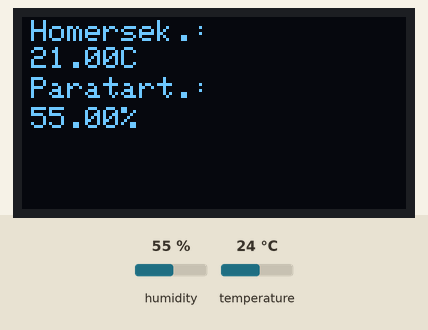
Bench run of a sketch on a simulated ESP8266 (NodeMCU). Parts: 128×64 one-colour display. The test bench sets the inputs (shaded band); at power-on: humidity 55 %, temperature 24 °C. WiFi joins after 1.5 s; servers stay silent unless stated; the display library's start-up logo is not drawn; web services answer with replies made up by the test bench; what the sketch prints to the serial monitor is not drawn.

Above: at 3.9 s.

The sketch:

dhtThingSpeakComOled.ino
```cpp
#include <ESP8266WiFi.h>
#include "DHT.h"
#include <Adafruit_SSD1306.h>

/***************************
 * Begin Settings
 **************************/


const char* ssid     = "**********";
const char* password = "*********";

const char* host = "api.thingspeak.com";

const char* THINGSPEAK_API_KEY = "**********";

// Oled display Settings
#define OLED_RESET 0
Adafruit_SSD1306 display(OLED_RESET);

#define NUMFLAKES 10
#define XPOS 0
#define YPOS 1
#define DELTAY 2

// DHT Settings
#define DHTPIN 2
#define DHTTYPE DHT11

// Update every 600 seconds = 10 minutes. Min with Thingspeak is ~20 seconds
const int UPDATE_INTERVAL_SECONDS = 600;

/***************************
 * End Settings
 **************************/

// Initialize the temperature/ humidity sensor
DHT dht(DHTPIN, DHTTYPE);

void setup() {
  Serial.begin(115200);
  delay(10);

  // set display
  display.begin(SSD1306_SWITCHCAPVCC, 0x3C);
  display.display();
  delay(2000);
  display.clearDisplay();

  // We start by connecting to a WiFi network

  Serial.println();
  Serial.println();
  Serial.print("Connecting to ");
  Serial.println(ssid);

  WiFi.begin(ssid, password);

  while (WiFi.status() != WL_CONNECTED) {
    delay(500);
    Serial.print(".");
  }

  Serial.println("");
  Serial.println("WiFi connected");
  Serial.println("IP address: ");
  Serial.println(WiFi.localIP());
}

void showTemp(float temp,float hud) {
  display.setTextSize(1);
  display.setTextColor(WHITE);
  display.setCursor(3,1);
  display.println("Homersek.:");
  display.setCursor(3,10);
  display.print(temp);
  display.println("C");
  display.setCursor(3,20);
  display.println("Paratart.:");
  display.setCursor(3,30);
  display.print(hud);
  display.println("%");
  display.display();
  display.clearDisplay();
}

void loop() {
    Serial.print("connecting to ");
    Serial.println(host);

    // Use WiFiClient class to create TCP connections
    WiFiClient client;
    const int httpPort = 80;
    if (!client.connect(host, httpPort)) {
      Serial.println("connection failed");
      return;
    }

    // read values from the sensor
    float humidity = dht.readHumidity();
    float temperature = dht.readTemperature(false)-3;
    showTemp(temperature,humidity);   // show temp to oled display

    // We now create a URI for the request
    String url = "/update?api_key=";
    url += THINGSPEAK_API_KEY;
    url += "&field1=";
    url += String(temperature);
    url += "&field2=";
    url += String(humidity);

    Serial.print("Requesting URL: ");
    Serial.println(url);

    // This will send the request to the server
    client.print(String("GET ") + url + " HTTP/1.1\r\n" +
                 "Host: " + host + "\r\n" +
                 "Connection: close\r\n\r\n");
    delay(10);
    while(!client.available()){
      delay(100);
      Serial.print(".");
    }
    // Read all the lines of the reply from server and print them to Serial
    while(client.available()){
      String line = client.readStringUntil('\r');
      Serial.print(line);
    }

    Serial.println();
    Serial.println("closing connection");


  // Go back to sleep. If your sensor is battery powered you might
  // want to use deep sleep here
  delay(1000 * UPDATE_INTERVAL_SECONDS);
}
```
